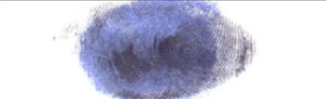
%> input picture FInger_print.png, 326 x 99 px
$ octave Final_test_case_5.m   (GNU Octave 9; MATLAB toolbox functions it lacks are replaced by stand-ins)
%> lines starting %> are read from the running program, lines starting %| are printed output that depends on the picture; in (x1, y1, x2, y2) boxes, pixels count from 0 and x2, y2 are one past the last pixel; in counts of white or black regions, pixels touching at a corner belong together; the program's own positions count from 1
### Colour_Seperation2.m
function [ImgR_back, ImgG_back, ImgB_back, Dye01_transmittance, Dye02_transmittance, Dye03_transmittance, LUTdye01, LUTdye02, LUTdye03, Q3x3Mat] = Colour_Seperation2(ImgR, ImgG, ImgB, colVectorID, DyeToBeRemovedID, doIcross)


%% INTERNAL PARAMETERS:
format long
[rowR, colR, nchR]  = size(ImgR);
Dye01_transmittance = zeros(rowR, colR);
Dye02_transmittance = zeros(rowR, colR);
Dye03_transmittance = zeros(rowR, colR);
ImgR_back           = zeros(rowR, colR);
ImgG_back           = zeros(rowR, colR);
ImgB_back          	= zeros(rowR, colR);
Const1ForNoLog0     = 0;
Const2ForNoLog0     = 0;


%% COEFFICIENTS CONNECTED TO THE colVectorID:
[SMrow, SMcol, SMnch]  = size(colVectorID);
if (SMrow==3 && SMcol==3 && SMnch==1)
    SM = colVectorID;
else

        error('ERROR: colVectorID is not correctly defined!');

end

    % "User values"
    MODx = [SM(1,1), SM(1,2), SM(1,3)];
    MODy = [SM(2,1), SM(2,2), SM(2,3)];
    MODz = [SM(3,1), SM(3,2), SM(3,3)];


%% COEFFICIENTS NORMALIZATION:

% Column-vector normalization to have 1 as final length of the columns in the 3D space.
len  = [0, 0, 0];
cosx = [0, 0, 0];
cosy = [0, 0, 0];
cosz = [0, 0, 0];
for i = 1:3
    len(i) = sqrt(MODx(i)*MODx(i) + MODy(i)*MODy(i) + MODz(i)*MODz(i)); % Normalization to have the lenght of the column equal to 1.
    if (len(i) ~= 0)
        cosx(i) = MODx(i)/len(i);
        cosy(i) = MODy(i)/len(i);
        cosz(i) = MODz(i)/len(i);
    end
end

% translation matrix
if (cosx(2)==0.0)
    if (cosy(2)==0.0)
        if (cosz(2)==0.0)
            %2nd colour is unspecified
            cosx(2)=cosz(1);
            cosy(2)=cosx(1);
            cosz(2)=cosy(1);
        end
    end
end

if cosx(3)==0.0
    if cosy(3)==0.0
        if cosz(3)==0.0
            %3rd colour is unspecified
            if doIcross==1
                cosx(3) = cosy(1) * cosz(2) - cosz(1) * cosy(2);
                cosy(3) = cosz(1) * cosx(2) - cosx(1) * cosz(2);
                cosz(3) = cosx(1) * cosy(2) - cosy(1) * cosx(2);
            else
                if ((cosx(1)*cosx(1) + cosx(2)*cosx(2))> 1)
                    %Colour_3 has a negative R component
                    cosx(3)=0.0;
                else
                    cosx(3)=sqrt(1.0-(cosx(1)*cosx(1))-(cosx(2)*cosx(2)));
                end

                if ((cosy(1)*cosy(1) + cosy(2)*cosy(2))> 1)
                    %Colour_3 has a negative G component
                    cosy(3)=0.0;
                else
                    cosy(3)=sqrt(1.0-(cosy(1)*cosy(1))-(cosy(2)*cosy(2)));
                end

                if ((cosz(1)*cosz(1) + cosz(2)*cosz(2))> 1)
                    %Colour_3 has a negative B component
                    cosz(3)=0.0;
                else
                    cosz(3)=sqrt(1.0-(cosz(1)*cosz(1))-(cosz(2)*cosz(2)));
                end
            end
        end
    end
end

leng = sqrt(cosx(3)*cosx(3) + cosy(3)*cosy(3) + cosz(3)*cosz(3));
if (leng ~= 0 && leng ~= 1)
    cosx(3)= cosx(3)/leng;
    cosy(3)= cosy(3)/leng;
    cosz(3)= cosz(3)/leng;
end

COS3x3Mat = [cosx(1) cosy(1) cosz(1); ...
             cosx(2) cosy(2) cosz(2); ...
             cosx(3) cosy(3) cosz(3)];


%% MATRIX Q USED FOR THE COLOUR DECONVOLUTION:

% Check the determinant to understand if the matrix is invertible
if det(COS3x3Mat)>=-0.001 && det(COS3x3Mat)<=0.001
    % Check column 1
    if (COS3x3Mat(1,1)+COS3x3Mat(2,1)+COS3x3Mat(3,1)==0)
        cosx(1) = 0.001;
        cosx(2) = 0.001;
        cosx(3) = 0.001;
    end
    % Check column 2
    if (COS3x3Mat(1,2)+COS3x3Mat(2,2)+COS3x3Mat(3,2)==0)
        cosy(1) = 0.001;
        cosy(2) = 0.001;
        cosy(3) = 0.001;
    end
    % Check column 3
    if (COS3x3Mat(1,3)+COS3x3Mat(2,3)+COS3x3Mat(3,3)==0)
        cosz(1) = 0.001;
        cosz(2) = 0.001;
        cosz(3) = 0.001;
    end
    % Check row 1
    if (COS3x3Mat(1,1)+COS3x3Mat(1,2)+COS3x3Mat(1,3)==0)
        cosx(1) = 0.001;
        cosy(1) = 0.001;
        cosz(1) = 0.001;
    end
    % Check row 2
    if (COS3x3Mat(2,1)+COS3x3Mat(2,2)+COS3x3Mat(2,3)==0)
        cosx(2) = 0.001;
        cosy(2) = 0.001;
        cosz(2) = 0.001;
    end
    % Check row 3
    if (COS3x3Mat(3,1)+COS3x3Mat(3,2)+COS3x3Mat(3,3)==0)
        cosx(3) = 0.001;
        cosy(3) = 0.001;
        cosz(3) = 0.001;
    end
    % Check diagonal 1
    if (COS3x3Mat(1,1)+COS3x3Mat(2,2)+COS3x3Mat(3,3)==0)
        cosx(1) = 0.001;
        cosy(2) = 0.001;
        cosz(3) = 0.001;
    end
    % Check diagonal 2
    if (COS3x3Mat(1,3)+COS3x3Mat(2,2)+COS3x3Mat(3,1)==0)
        cosz(1) = 0.001;
        cosy(2) = 0.001;
        cosx(3) = 0.001;
    end

    COS3x3Mat = [cosx(1) cosy(1) cosz(1); ...
                 cosx(2) cosy(2) cosz(2); ...
                 cosx(3) cosy(3) cosz(3)];

    if det(COS3x3Mat)>=-0.001 && det(COS3x3Mat)<=0.001
        for k = 1:3
            if (cosx(k)==0); cosx(k)=0.001; end
            if (cosy(k)==0); cosy(k)=0.001; end
            if (cosz(k)==0); cosy(k)=0.001; end
        end

        COS3x3Mat = [cosx(1) cosy(1) cosz(1); ...
                     cosx(2) cosy(2) cosz(2); ...
                     cosx(3) cosy(3) cosz(3)];

        if det(COS3x3Mat)>=-0.001 && det(COS3x3Mat)<=0.001
            disp('WARNING: the vector matrix is non invertible! So, the images of the cols (e.r. images with names: Stain0#_transmittance, and Stain0#_LUT) are OK, but the images with name "Img#_back" are unreliable!');
        end
    end
end

A = cosy(2) - cosx(2) * cosy(1) / cosx(1);
V = cosz(2) - cosx(2) * cosz(1) / cosx(1);
C = cosz(3) - cosy(3) * V/A + cosx(3) * (V/A * cosy(1) / cosx(1) - cosz(1) / cosx(1));
q2 = (-cosx(3) / cosx(1) - cosx(3) / A * cosx(2) / cosx(1) * cosy(1) / cosx(1) + cosy(3) / A * cosx(2) / cosx(1)) / C;
q1 = -q2 * V / A - cosx(2) / (cosx(1) * A);
q0 = 1.0 / cosx(1) - q1 * cosy(1) / cosx(1) - q2 * cosz(1) / cosx(1);
q5 = (-cosy(3) / A + cosx(3) / A * cosy(1) / cosx(1)) / C;
q4 = -q5 * V / A + 1.0 / A;
q3 = -q4 * cosy(1) / cosx(1) - q5 * cosz(1) / cosx(1);
q8 = 1.0 / C;
q7 = -q8 * V / A;
q6 = -q7 * cosy(1) / cosx(1) - q8 * cosz(1) / cosx(1);
Q3x3Mat = [q0, q3, q6; q1, q4, q7; q2, q5, q8];
Q3x3MatInverted = COS3x3Mat;

%% TRANSMITTANCE COMPUTATION:

for r = 1:rowR
    for c = 1:colR
        RGB1 = [ImgR(r,c), ImgG(r,c), ImgB(r,c)];
        if Const1ForNoLog0==0
            RGB1(RGB1==0)=1;
        end

        % Version1
        ACC = -log((RGB1+Const1ForNoLog0)./(255+Const1ForNoLog0));
        Dye01Dye02Dye03_Transmittance_v1 = 255.*exp(-ACC*Q3x3Mat);

        % Creation of the single mono-channels for the transmittance
        Dye01_transmittance(r,c) = Dye01Dye02Dye03_Transmittance_v1(1);
        Dye02_transmittance(r,c) = Dye01Dye02Dye03_Transmittance_v1(2);
        Dye03_transmittance(r,c) = Dye01Dye02Dye03_Transmittance_v1(3);
    end
end


rLUT = double(zeros(256,3));
gLUT = double(zeros(256,3));
bLUT = double(zeros(256,3));
for i= 1:3
    for j = 0:255
        if cosx(i)<0
            rLUT(256-j, i) = 255 + (j * cosx(i));
        else
            rLUT(256-j, i) = 255 - (j * cosx(i));
        end

        if cosy(i)<0
            gLUT(256-j, i) = 255 + (j * cosy(i));
        else
            gLUT(256-j, i) = 255 - (j * cosy(i));
        end

        if cosz(i)<0
            bLUT(256-j, i) = 255 + (j * cosz(i));
        else
            bLUT(256-j, i) = 255 - (j * cosz(i));
        end
    end
end

LUTdye01(:,1) = rLUT(:,1);
LUTdye01(:,2) = gLUT(:,1);
LUTdye01(:,3) = bLUT(:,1);
LUTdye02(:,1) = rLUT(:,2);
LUTdye02(:,2) = gLUT(:,2);
LUTdye02(:,3) = bLUT(:,2);
LUTdye03(:,1) = rLUT(:,3);
LUTdye03(:,2) = gLUT(:,3);
LUTdye03(:,3) = bLUT(:,3);
LUTdye01 = LUTdye01./255;
LUTdye02 = LUTdye02./255;
LUTdye03 = LUTdye03./255;

%% REMOVE THE CONTRIBUTION OF A col FROM THE RGB IMAGE:

% Select the stain to be removed:
if DyeToBeRemovedID == 1
    Dye01_transmittance = double(255.*ones(rowR, colR, 1));
elseif DyeToBeRemovedID == 2
    Dye02_transmittance = double(255.*ones(rowR, colR, 1));
elseif DyeToBeRemovedID == 3
    Dye03_transmittance = double(255.*ones(rowR, colR, 1));
end

% Use the Q3x3MatInverted to go back in RGB
for r = 1:rowR
    for c = 1:colR
        Dye01Dye02Dye03_transmittance = [Dye01_transmittance(r,c), Dye02_transmittance(r,c), Dye03_transmittance(r,c)];
        ACC2 = -log((Dye01Dye02Dye03_transmittance+Const2ForNoLog0)./(255+Const2ForNoLog0))*Q3x3MatInverted;
        RGB_backNoNorm = exp(-ACC2);
        RGB_back = (255.*RGB_backNoNorm);
        ImgR_back(r,c) = RGB_back(1);
        ImgG_back(r,c) = RGB_back(2);
        ImgB_back(r,c) = RGB_back(3);
    end
end
ImgR_back(ImgR_back>255) = 255;
ImgG_back(ImgG_back>255) = 255;
ImgB_back(ImgB_back>255) = 255;
ImgR_back(ImgR_back<0) = 0;
ImgG_back(ImgG_back<0) = 0;
ImgB_back(ImgB_back<0) = 0;
ImgR_back = floor(ImgR_back);
ImgG_back = floor(ImgG_back);
ImgB_back = floor(ImgB_back);

%% OUTPUT SETTINGS:

format short

### Final_test_case_5.m
clc, clear, close all


% Define the col vectors using the provided colx, coly, and colz
% retrived from IDE
Color1 = [0.714445899844093, 0.6521404449332814, 0.2535348028933823];
Color2 = [0.610549470898804, 0.6370947609356951, 0.47046743688961123];
Color3 = [0.0017788203982774002, 0.37428637616843113, 0.6253306816801527];

% Create the col vector matrix
colVectorID = [Color1; Color2; Color3];

ImgRGB                  = double(imread('FInger_print.png'));
DyeToBeRemovedID        = 0;
doIcross                = 1;

figure, imshow(uint8(ImgRGB), [], 'Border', 'Tight')
ImgR = ImgRGB(:,:,1);
ImgG = ImgRGB(:,:,2);
ImgB = ImgRGB(:,:,3);
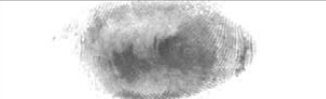
%> ImgB: size 99x326 double; min 79, max 255, mean 217.5

[ImgR_back, ImgG_back, ImgB_back, Dye01_transmittance, Dye02_transmittance, Dye03_transmittance, LUTdye01, LUTdye02, LUTdye03, Q3x3Mat] = Colour_Seperation2(ImgR, ImgG, ImgB, colVectorID, DyeToBeRemovedID, doIcross);
%> after the loop in Colour_Seperation2, `for r = 1:rowR`:
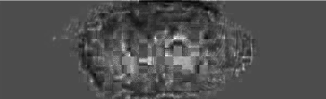
%> Dye01_transmittance: size 99x326 double; min 97.66, max 620.4, mean 260.8; drawn with min black and max white
%> after the loop in Colour_Seperation2, `for r = 1:rowR`:
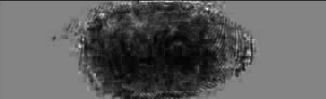
%> Dye02_transmittance: size 99x326 double; min 10.07, max 481.8, mean 185.5; drawn with min black and max white
%> after the loop in Colour_Seperation2, `for r = 1:rowR`:
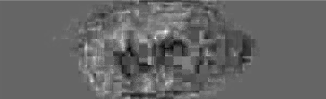
%> Dye03_transmittance: size 99x326 double; min 112.6, max 469.3, mean 254.5; drawn with min black and max white
%> after the loop in Colour_Seperation2, `for r = 1:rowR`: RGB1 = [255 255 255]
%> after the loop in Colour_Seperation2, `for r = 1:rowR`:
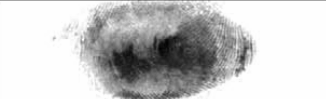
%> ImgB_back: size 99x326 double; min 79, max 255, mean 217.5; mean of the top-left, top-right, bottom-left and bottom-right quarters 224.7, 220.7, 211.4, 213.5; drawn with min black and max white
%> after the loop in Colour_Seperation2, `for r = 1:rowR`:
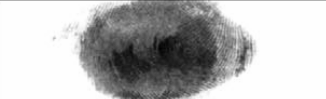
%> ImgG_back: size 99x326 double; min 52, max 255, mean 200; mean of the top-left, top-right, bottom-left and bottom-right quarters 202.6, 203.7, 192.7, 201; drawn with min black and max white
%> in Colour_Seperation2, `ImgG_back(ImgG_back>255) = 255;`: ImgG_back: size 99x326 double; under 0.01% of pixels changed, all inside (x1, y1, x2, y2) = (98, 93, 99, 94)
%> in Colour_Seperation2, `ImgB_back(ImgB_back>255) = 255;`: ImgB_back: size 99x326 double; 0.09% of pixels changed, all inside (x1, y1, x2, y2) = (72, 14, 214, 99)
%> LUTdye01 = 256 rows, first 12: [0.24 0.35 0.998; 0.243 0.353 0.998; 0.246 0.355 0.998; 0.249 0.358 0.998; 0.252 0.361 0.998; 0.255 0.363 0.998; 0.258 0.366 0.998; 0.261 0.368 0.998; 0.264 0.371 0.998; 0.267 0.373 0.998; 0.27 0.376 0.998; 0.273 0.378 0.998]; LUTdye02 = 256 rows, first 12: [0.338 0.354 0.62; 0.341 0.356 0.622; 0.343 0.359 0.623; 0.346 0.361 0.625; 0.349 0.364 0.626; 0.351 0.366 0.628; 0.354 0.369 0.629; 0.356 0.371 0.631; 0.359 0.374 0.632; 0.362 0.376 0.634; 0.364 0.379 0.635; 0.367 0.381 0.637]; LUTdye03 = 256 rows, first 12: [0.692 0.428 0.24; 0.693 0.43 0.243; 0.694 0.433 0.246; 0.695 0.435 0.249; 0.697 0.437 0.252; 0.698 0.439 0.255; 0.699 0.442 0.258; 0.7 0.444 0.261; 0.701 0.446 0.264; 0.703 0.448 0.267; 0.704 0.45 0.27; 0.705 0.453 0.273]; Q3x3Mat = [-6.54 11.75 -5.85; 9.2 -13.76 6.85; -4.27 5.59 -1.47]
% OUTPUT VISUALIZATION: RGB IMAGE RECONSTRUCTED BY REMOVING A DYE
ImgRGB_back(:,:,1) = ImgR_back;
ImgRGB_back(:,:,2) = ImgG_back;
ImgRGB_back(:,:,3) = ImgB_back;

% OUTPUT VISUALIZATION: SINGLE DYES: TRANSMITTANCE CHANNELS VISUALISED WITH COLOURS
% Note: these images in colour should be never used for quantitative analysis!
figure, imshow(ind2rgb(uint8(Dye01_transmittance), LUTdye01), 'Border', 'Tight')
figure, imshow(ind2rgb(uint8(Dye02_transmittance), LUTdye02), 'Border', 'Tight')
%> after `imshow(ind2rgb(uint8(Dye02_transmittance), LUTdye02), 'Border', 'Tight`:
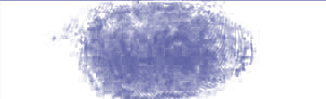
%> displayed picture: size 99x326x3, on the screen's scale of 0 to 255; mean R, G, B 208.7, 209.7, 228.4

% OUTPUT VISUALIZATION: LUTs IN THE IMAGEJFORMAT
LUTStain01_ImageJ = round(LUTdye01.*255); % Use this to obtain the same values of the ImageJ Colour Deconvolution plugin. Basically, it is a uint8 conversion with rounded values.
%> LUTStain01_ImageJ = 256 rows, first 12: [61 89 255; 62 90 255; 63 91 255; 63 91 255; 64 92 255; 65 93 255; 66 93 255; 66 94 255; 67 95 255; 68 95 255; 69 96 255; 70 96 255]
LUTStain02_ImageJ = round(LUTdye02.*255); % Use this to obtain the same values of the ImageJ Colour Deconvolution plugin. Basically, it is a uint8 conversion with rounded values.
%> LUTStain02_ImageJ = 256 rows, first 12: [86 90 158; 87 91 159; 88 91 159; 88 92 159; 89 93 160; 90 93 160; 90 94 160; 91 95 161; 92 95 161; 92 96 162; 93 97 162; 94 97 162]
LUTStain03_ImageJ = round(LUTdye03.*255); %
%> LUTStain03_ImageJ = 256 rows, first 12: [176 109 61; 177 110 62; 177 110 63; 177 111 63; 178 111 64; 178 112 65; 178 113 66; 179 113 66; 179 114 67; 179 114 68; 179 115 69; 180 115 70]

$ run again, with test_case_3.png copied over FInger_print.png
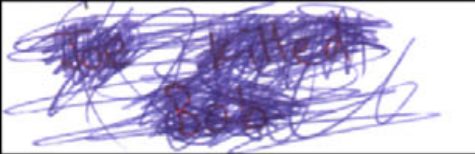
%> input picture test_case_3.png, 475 x 154 px
%> after the loop in Colour_Seperation2, `for r = 1:rowR`:
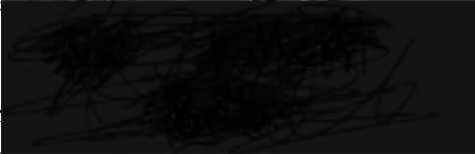
%> Dye03_transmittance: size 154x475 double; min 0.518, max 3391.4, mean 187.9; drawn with min black and max white
%> after the loop in Colour_Seperation2, `for r = 1:rowR`: RGB1 = [130 130 130]
%> LUTdye01 = 256 rows, first 12: [0.24 0.35 0.998; 0.243 0.353 0.998; 0.246 0.355 0.998; 0.249 0.358 0.998; 0.252 0.361 0.998; 0.255 0.363 0.998; 0.258 0.366 0.998; 0.261 0.368 0.998; 0.264 0.371 0.998; 0.267 0.373 0.998; 0.27 0.376 0.998; 0.273 0.378 0.998]; LUTdye02 = 256 rows, first 12: [0.338 0.354 0.62; 0.341 0.356 0.622; 0.343 0.359 0.623; 0.346 0.361 0.625; 0.349 0.364 0.626; 0.351 0.366 0.628; 0.354 0.369 0.629; 0.356 0.371 0.631; 0.359 0.374 0.632; 0.362 0.376 0.634; 0.364 0.379 0.635; 0.367 0.381 0.637]; LUTdye03 = 256 rows, first 12: [0.692 0.428 0.24; 0.693 0.43 0.243; 0.694 0.433 0.246; 0.695 0.435 0.249; 0.697 0.437 0.252; 0.698 0.439 0.255; 0.699 0.442 0.258; 0.7 0.444 0.261; 0.701 0.446 0.264; 0.703 0.448 0.267; 0.704 0.45 0.27; 0.705 0.453 0.273]; Q3x3Mat = [-6.54 11.75 -5.85; 9.2 -13.76 6.85; -4.27 5.59 -1.47]
%> `imshow(ind2rgb(uint8(Dye02_transmittance), LUTdye02), 'Border', 'Tight`:
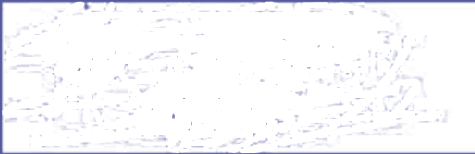
%> displayed picture: size 154x475x3, on the screen's scale of 0 to 255; mean R, G, B 247.5, 247.7, 250.7
%> LUTStain01_ImageJ = 256 rows, first 12: [61 89 255; 62 90 255; 63 91 255; 63 91 255; 64 92 255; 65 93 255; 66 93 255; 66 94 255; 67 95 255; 68 95 255; 69 96 255; 70 96 255]
%> LUTStain02_ImageJ = 256 rows, first 12: [86 90 158; 87 91 159; 88 91 159; 88 92 159; 89 93 160; 90 93 160; 90 94 160; 91 95 161; 92 95 161; 92 96 162; 93 97 162; 94 97 162]
%> LUTStain03_ImageJ = 256 rows, first 12: [176 109 61; 177 110 62; 177 110 63; 177 111 63; 178 111 64; 178 112 65; 178 113 66; 179 113 66; 179 114 67; 179 114 68; 179 115 69; 180 115 70]
